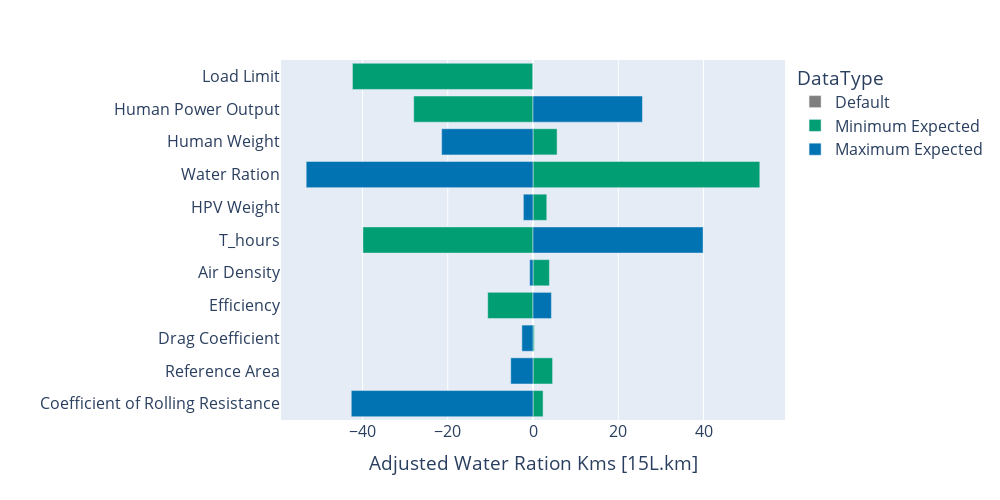
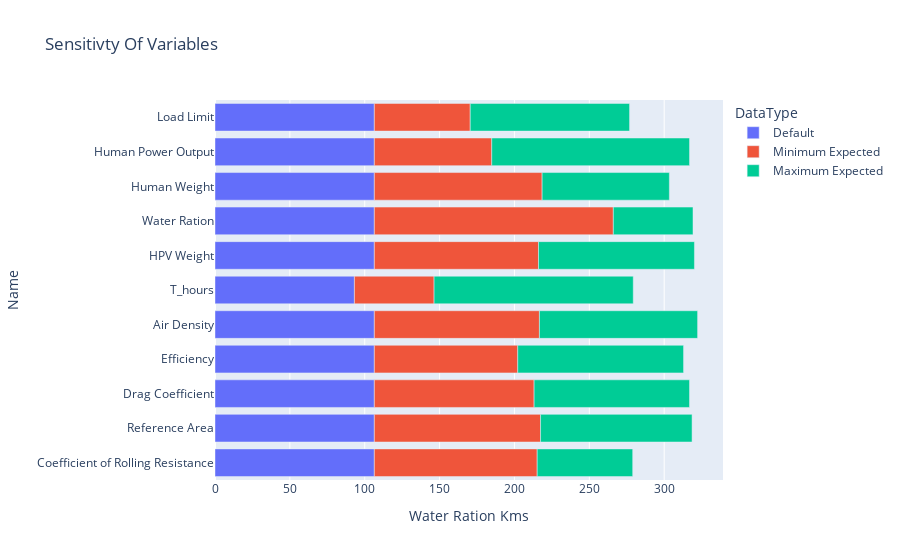

Notebook cell for these charts, in order:
### Code cell
summary_df = df_large[(df_large.DataType == "Minimum Expected") | (df_large.DataType == "Maximum Expected") | (df_large.DataType == "Default")]
# drop MET budget as it is only relevant to walking
summary_df = summary_df[summary_df.Name != "MET budget"]

fig = px.bar(summary_df, y="Name", x="Adjusted Water Ration Kms", color="DataType", color_discrete_sequence=["#7f7f7f", "#029e73", "#0173b2"],
             labels={
                "Name": "",
                "Adjusted Water Ration Kms": "Adjusted Water Ration Kms [15L.km]",
\            },)
# 
fig2 = px.bar(summary_df, y="Name", x="Water Ration Kms", color="DataType", title="Sensitivty Of Variables",        #size='MarkerSize',)
)

fig.update_layout(
            width=1000,
            height=500,
            font=dict(size=16),
        )

fig.show()
fig2.show()

fig.write_image("../results/sensitivity_analysis.png", width=1000, height=500)


# fig.update_layout(xaxis2= {'anchor': 'y', 'overlaying': 'x', 'side': 'top'},
#                   yaxis_domain=[0, 0.94]);

# fig.add_trace(
#     go.Bar(x=[1, 2, 3, 4],
#            y=[7, 4, 5, 6],
#            name="bar",
#           ), secondary_y=False)
# fig.add_trace(
#     go.Bar(x=[-2, -1, 0, 1],
#                y=[4, 2, 5, 6],
#                name="scatt1",
#             ), secondary_y=True)
# fig.data[1].update(xaxis='x2')
# fig.update_layout(width=700, height=475)

### Figure 1 — Plotly figure (JSON) as saved in the notebook; plotly's stock layout.template omitted (floating-point values rounded to 4 significant figures)
{"data": [{"alignmentgroup": "True", "hovertemplate": "DataType=Default<br>Adjusted Water Ration Kms [15L.km]=%{x}<br>=%{y}<extra></extra>", "legendgroup": "Default", "marker": {"color": "#7f7f7f", "pattern": {"shape": ""}}, "name": "Default", "offsetgroup": "Default", "orientation": "h", "showlegend": true, "textposition": "auto", "type": "bar", "x": [0, 0, 0, 0, 0, 0, 0, 0, 0, 0, 0], "xaxis": "x", "y": ["Coefficient of Rolling Resistance", "Reference Area", "Drag Coefficient", "Efficiency", "Air Density", "T_hours", "HPV Weight", "Water Ration", "Human Weight", "Human Power Output", "Load Limit"], "yaxis": "y"}, {"alignmentgroup": "True", "hovertemplate": "DataType=Minimum Expected<br>Adjusted Water Ration Kms [15L.km]=%{x}<br>=%{y}<extra></extra>", "legendgroup": "Minimum Expected", "marker": {"color": "#029e73", "pattern": {"shape": ""}}, "name": "Minimum Expected", "offsetgroup": "Minimum Expected", "orientation": "h", "showlegend": true, "textposition": "auto", "type": "bar", "x": [2.364, 4.594, 0.2963, -10.63, 3.853, -39.91, 3.229, 53.21, 5.65, -27.99, -42.36], "xaxis": "x", "y": ["Coefficient of Rolling Resistance", "Reference Area", "Drag Coefficient", "Efficiency", "Air Density", "T_hours", "HPV Weight", "Water Ration", "Human Weight", "Human Power Output", "Load Limit"], "yaxis": "y"}, {"alignmentgroup": "True", "hovertemplate": "DataType=Maximum Expected<br>Adjusted Water Ration Kms [15L.km]=%{x}<br>=%{y}<extra></extra>", "legendgroup": "Maximum Expected", "marker": {"color": "#0173b2", "pattern": {"shape": ""}}, "name": "Maximum Expected", "offsetgroup": "Maximum Expected", "orientation": "h", "showlegend": true, "textposition": "auto", "type": "bar", "x": [-42.64, -5.222, -2.613, 4.323, -0.7799, 39.91, -2.263, -53.21, -21.43, 25.68, 0], "xaxis": "x", "y": ["Coefficient of Rolling Resistance", "Reference Area", "Drag Coefficient", "Efficiency", "Air Density", "T_hours", "HPV Weight", "Water Ration", "Human Weight", "Human Power Output", "Load Limit"], "yaxis": "y"}], "layout": {"barmode": "relative", "font": {"size": 16}, "height": 500, "legend": {"title": {"text": "DataType"}, "tracegroupgap": 0}, "margin": {"t": 60}, "width": 1000, "xaxis": {"anchor": "y", "domain": [0, 1], "title": {"text": "Adjusted Water Ration Kms [15L.km]"}}, "yaxis": {"anchor": "x", "domain": [0, 1], "title": {"text": ""}}}}

### Figure 2 — Plotly figure (JSON) as saved in the notebook; plotly's stock layout.template omitted (floating-point values rounded to 4 significant figures)
{"data": [{"alignmentgroup": "True", "hovertemplate": "DataType=Default<br>Water Ration Kms=%{x}<br>Name=%{y}<extra></extra>", "legendgroup": "Default", "marker": {"color": "#636efa", "pattern": {"shape": ""}}, "name": "Default", "offsetgroup": "Default", "orientation": "h", "showlegend": true, "textposition": "auto", "type": "bar", "x": [106.4, 106.4, 106.4, 106.4, 106.4, 93.11, 106.4, 106.4, 106.4, 106.4, 106.4], "xaxis": "x", "y": ["Coefficient of Rolling Resistance", "Reference Area", "Drag Coefficient", "Efficiency", "Air Density", "T_hours", "HPV Weight", "Water Ration", "Human Weight", "Human Power Output", "Load Limit"], "yaxis": "y"}, {"alignmentgroup": "True", "hovertemplate": "DataType=Minimum Expected<br>Water Ration Kms=%{x}<br>Name=%{y}<extra></extra>", "legendgroup": "Minimum Expected", "marker": {"color": "#EF553B", "pattern": {"shape": ""}}, "name": "Minimum Expected", "offsetgroup": "Minimum Expected", "orientation": "h", "showlegend": true, "textposition": "auto", "type": "bar", "x": [108.8, 111.0, 106.7, 95.79, 110.3, 53.21, 109.6, 159.6, 112.1, 78.43, 64.05], "xaxis": "x", "y": ["Coefficient of Rolling Resistance", "Reference Area", "Drag Coefficient", "Efficiency", "Air Density", "T_hours", "HPV Weight", "Water Ration", "Human Weight", "Human Power Output", "Load Limit"], "yaxis": "y"}, {"alignmentgroup": "True", "hovertemplate": "DataType=Maximum Expected<br>Water Ration Kms=%{x}<br>Name=%{y}<extra></extra>", "legendgroup": "Maximum Expected", "marker": {"color": "#00cc96", "pattern": {"shape": ""}}, "name": "Maximum Expected", "offsetgroup": "Maximum Expected", "orientation": "h", "showlegend": true, "textposition": "auto", "type": "bar", "x": [63.78, 101.2, 103.8, 110.7, 105.6, 133.0, 104.2, 53.21, 84.99, 132.1, 106.4], "xaxis": "x", "y": ["Coefficient of Rolling Resistance", "Reference Area", "Drag Coefficient", "Efficiency", "Air Density", "T_hours", "HPV Weight", "Water Ration", "Human Weight", "Human Power Output", "Load Limit"], "yaxis": "y"}], "layout": {"barmode": "relative", "legend": {"title": {"text": "DataType"}, "tracegroupgap": 0}, "title": {"text": "Sensitivty Of Variables"}, "xaxis": {"anchor": "y", "domain": [0, 1], "title": {"text": "Water Ration Kms"}}, "yaxis": {"anchor": "x", "domain": [0, 1], "title": {"text": "Name"}}}}
